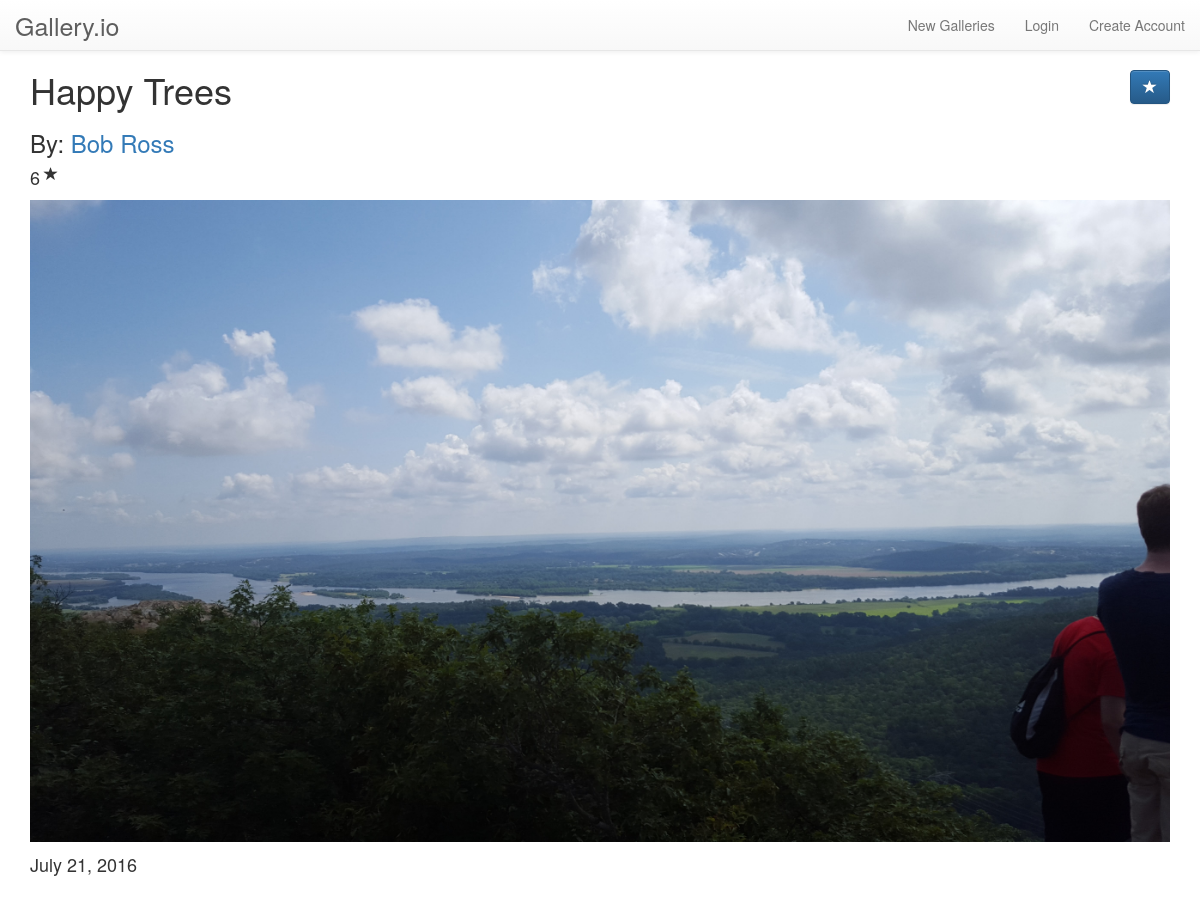
/art_piece/4/, run on the app's committed database.
### showcase/models.py (models this page shows, shortened)
class ArtPiece(models.Model):
    title = models.CharField(max_length=200)
    pub_date = models.DateField('date published', default=timezone.now)
    image = models.ImageField()
    artist = models.CharField(max_length=100)
    gallery = models.ForeignKey('Gallery', on_delete=models.CASCADE)
    stars = models.IntegerField(default=0)
    description = models.TextField(max_length=1000, default='')

### showcase/views.py (the view)
# urls.py: url(r'^art_piece/(?P<art_id>[0-9]+)/$', views.art_piece, name='art'),
def art_piece(request, art_id):
    art_piece = get_object_or_404(ArtPiece, pk=art_id)
    context = {
        'image': art_piece,
        'title': art_piece.title,
    }
    return render(request, 'showcase/art.html', context)

### showcase/templates/showcase/art.html (shortened to what this page needs)
{% extends "showcase/base.html" %}
{% block content %}
  <h1 class="gallery-title">
    {{ image.title }}
    <form id="rate-form" action="{% url 'showcase:star_art' image.id %}" method="post" class="rate-form">
      <button type="submit" class="btn btn-primary pull-right" id="starBtn" value="star">
        <span class="glyphicon glyphicon-star" aria-hidden="true"></span>
      </button>
    </form>
  </h1>
  <h3>By: <a href="#">{{ image.artist }}</a></h3>
  <div class="gallery-rating">
      <h4>{{ image.stars }}</h4>
      <span class="glyphicon glyphicon-star" aria-hidden="true"></span>
  </div>
  <img src="{{ image.image.url }}" alt="{{ image.title }}" class="img-responsive"/>
  <p class="pub-date">{{ image.pub_date }}</p>
{% endblock content %}

### showcase/static/showcase/style.css (style rules this page uses)
.gallery-title * { display: inline; }
.gallery-title form { text-align: right; }
.gallery-rating { vertical-align: middle; padding-bottom: 10px; }
.gallery-rating span { margin-bottom: 10px; vertical-align: middle; }
.gallery-rating h4 { text-align: left; display: inline; vertical-align: middle; }
.pub-date { padding-top: 10px; font-size: 18px; }
body { padding-bottom: 50px; }

### data on the page
ArtPiece: title "Happy Trees", artist "Bob Ross", stars "6", image (picture), pub_date "July 21, 2016"
